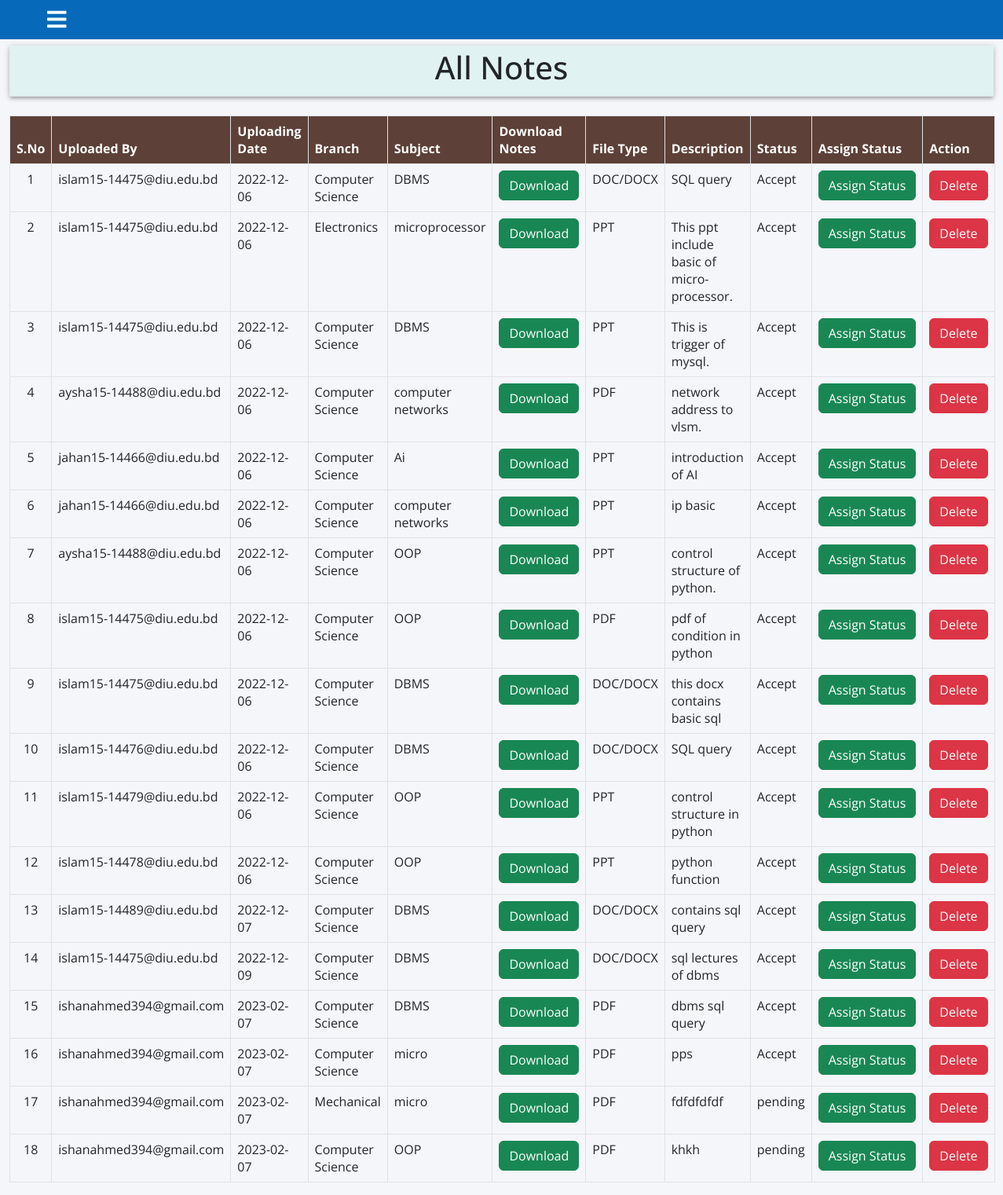
The app's page /all_notes (signed in) with its own data.
### notes/models.py (models this page shows, shortened)
class Notes(models.Model):
    user = models.ForeignKey(settings.AUTH_USER_MODEL,on_delete=models.CASCADE)
    uploadingdate = models.CharField(max_length=30)
    branch = models.CharField(max_length=30)
    subject = models.CharField(max_length=30)
    notesfile = models.FileField(null=True)
    filetype = models.CharField(max_length=30)
    description = models.CharField(max_length=100, null=True)
    status = models.CharField(max_length=15)
    upvotes = models.IntegerField(default=0)
    details = models.CharField(default='',max_length=500)

### notes/views.py (the view)
# urls.py: path('all_notes', all_notes, name='all_notes'),
def all_notes(request):
    if not request.user.is_authenticated:
        return redirect('login_admin')
    notes = Notes.objects.all()
    d = {'notes':notes}
    return render(request, 'all_notes.html',d)

### notes/templates/all_notes.html (shortened to what this page needs)
{% load static %}
<html lang="en" class="no-focus">
    <head>
        <link rel="stylesheet" href="https://cdn.jsdelivr.net/npm/bootstrap@5.2.2/dist/css/bootstrap.min.css">
        <link rel="stylesheet" id="css-main" href="{% static 'css1/sidebar.css' %}">
    </head>
    <body class="active">
         {% include "sidebar2.html" %}
            <main id="container" class="container-fluid mt-2">
                <div class="content">
                    <div class="text-center border-bottom heading py-1" style="background-color: E0F2F1; font-size:30px">
                        <h1 class="text-center">All Notes</h1>
                    </div>
                    <div class="block">
                        <div class="block-content block-content-full">
                            <table class="table table-bordered mt-4" style="width:100%">
                                <thead class="text-white" style="background-color : #5d4037;">
                                    <tr>
                                        <th class="text-center">S.No</th>
                                        <th class="d-none d-sm-table-cell">Uploaded By</th>
                                        <th class="d-none d-sm-table-cell">Uploading Date</th>
                                        <th class="d-none d-sm-table-cell">Branch</th>
                                        <th class="d-none d-sm-table-cell">Subject</th>
                                        <th class="d-none d-sm-table-cell">Download Notes</th>
                                        <th class="d-none d-sm-table-cell">File Type</th>
                                        <th class="d-none d-sm-table-cell">Description</th>
                                        <th class="d-none d-sm-table-cell">Status</th>
                                        <th class="d-none d-sm-table-cell">Assign Status</th>
                                        <th class="d-none d-sm-table-cell" style="width: 15%;">Action</th>
                                    </tr>
                                </thead>
                                {% for i in notes %}
                                <tbody>
                                    <tr>
                                        <td class="text-center">{{forloop.counter}}</td>
                                        <td class="font-w600">{{i.user.username}}</td>
					<td class="font-w600">{{i.uploadingdate}}</td>
					<td class="font-w600">{{i.branch}}</td>
					<td class="font-w600">{{i.subject}}</td>
					<td class="font-w600"><a href="{{i.notesfile.url}}" class="btn btn-success" download>Download</a></td>
					<td class="font-w600">{{i.filetype}}</td>
					<td class="font-w600">{{i.description}}</td>
					<td class="font-w600">{{i.status}}</td>
					<td class="font-w600"><a href="{% url 'assign_status' i.id %}" class="btn btn-success">Assign&nbsp;Status</a></td>
					<td class="font-w600"><a href="{% url 'delete_notes' i.id %}" class="btn btn-danger" onclick="return confirm('Are your sure to Delete ?')">Delete</a></td>
                                    </tr>
                                        {% endfor %}
                                </tbody>
                            </table>
                        </div>
                    </div>
                </div>
            </main>
 <link rel="stylesheet" href="https://use.fontawesome.com/releases/v5.6.3/css/all.css">
    </body>
</html>

### notes/static/css1/sidebar.css (style rules this page uses)
* { list-style: none; text-decoration: none; margin: 0; padding: 0; box-sizing: border-box; font-family: 'Open Sans', sans-serif; --nav-color : #0769B9; }
body { background: #f5f6fa; overflow-x: hidden; }

### notes/templates/all_notes.html (style rules this page uses)
.heading { box-shadow: 0 1px 8px 0 rgb(0 0 0 / 20%), 0 3px 4px 0 rgb(0 0 0 / 14%), 0 3px 3px -2px rgb(0 0 0 / 12%); }

### records on screen
Notes: user.username "islam15-14475@diu.edu.bd", uploadingdate "2022-12-06", branch "Computer Science", subject "DBMS", filetype "DOC/DOCX", description "SQL query", status "Accept"
Notes: user.username "islam15-14475@diu.edu.bd", uploadingdate "2022-12-06", branch "Electronics", subject "microprocessor", filetype "PPT", description "This ppt include basic of micro-processor.", status "Accept"
Notes: user.username "islam15-14475@diu.edu.bd", uploadingdate "2022-12-06", branch "Computer Science", subject "DBMS", filetype "PPT", description "This is trigger of mysql.", status "Accept"
Notes: user.username "aysha15-14488@diu.edu.bd", uploadingdate "2022-12-06", branch "Computer Science", subject "computer networks", filetype "PDF", description "network address to vlsm.", status "Accept"
Notes: user.username "jahan15-14466@diu.edu.bd", uploadingdate "2022-12-06", branch "Computer Science", subject "Ai", filetype "PPT", description "introduction of AI", status "Accept"
Notes: user.username "jahan15-14466@diu.edu.bd", uploadingdate "2022-12-06", branch "Computer Science", subject "computer networks", filetype "PPT", description "ip basic", status "Accept"
Notes: user.username "aysha15-14488@diu.edu.bd", uploadingdate "2022-12-06", branch "Computer Science", subject "OOP", filetype "PPT", description "control structure of python.", status "Accept"
Notes: user.username "islam15-14475@diu.edu.bd", uploadingdate "2022-12-06", branch "Computer Science", subject "OOP", filetype "PDF", description "pdf of condition in python", status "Accept"
Notes: user.username "islam15-14475@diu.edu.bd", uploadingdate "2022-12-06", branch "Computer Science", subject "DBMS", filetype "DOC/DOCX", description "this docx contains basic sql", status "Accept"
Notes: user.username "islam15-14476@diu.edu.bd", uploadingdate "2022-12-06", branch "Computer Science", subject "DBMS", filetype "DOC/DOCX", description "SQL query", status "Accept"
Notes: user.username "islam15-14479@diu.edu.bd", uploadingdate "2022-12-06", branch "Computer Science", subject "OOP", filetype "PPT", description "control structure in python", status "Accept"
Notes: user.username "islam15-14478@diu.edu.bd", uploadingdate "2022-12-06", branch "Computer Science", subject "OOP", filetype "PPT", description "python function", status "Accept"
Notes: user.username "islam15-14489@diu.edu.bd", uploadingdate "2022-12-07", branch "Computer Science", subject "DBMS", filetype "DOC/DOCX", description "contains sql query", status "Accept"
Notes: user.username "islam15-14475@diu.edu.bd", uploadingdate "2022-12-09", branch "Computer Science", subject "DBMS", filetype "DOC/DOCX", description "sql lectures of dbms", status "Accept"
Notes: user.username "ishanahmed394@gmail.com", uploadingdate "2023-02-07", branch "Computer Science", subject "DBMS", filetype "PDF", description "dbms sql query", status "Accept"
Notes: user.username "ishanahmed394@gmail.com", uploadingdate "2023-02-07", branch "Computer Science", subject "micro", filetype "PDF", description "pps", status "Accept"
Notes: user.username "ishanahmed394@gmail.com", uploadingdate "2023-02-07", branch "Mechanical", subject "micro", filetype "PDF", description "fdfdfdfdf", status "pending"
Notes: user.username "ishanahmed394@gmail.com", uploadingdate "2023-02-07", branch "Computer Science", subject "OOP", filetype "PDF", description "khkh", status "pending"
